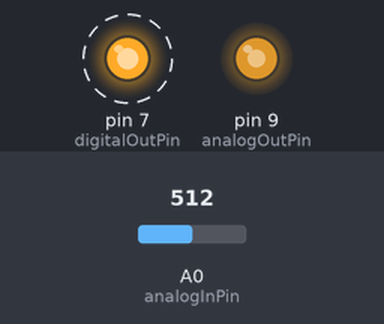
The sketch below on a simulated Arduino Uno, built with avr-gcc and run on an emulated ATmega328P. Parts: output pins drawn as LEDs (lit = HIGH). Dashed ring = blinking. Inputs (shaded band) come from the test bench; at power-on: A0 (analogInPin) = 512. What the sketch prints to the serial monitor is not drawn.

Above: at 1.2 s.
1.3 s: A0 (analogInPin) set to 608
At 2.1 s:
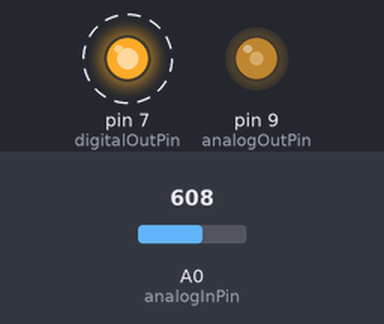
At 2.8 s:
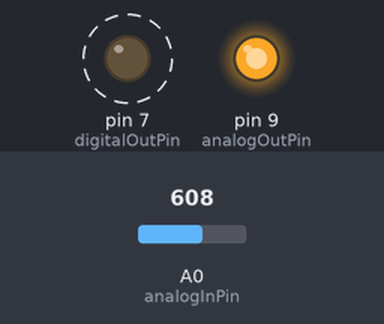
4.3 s: A0 (analogInPin) set to 630
7.3 s: A0 (analogInPin) set to 760
10.3 s: A0 (analogInPin) set to 768
At 11.4 s:
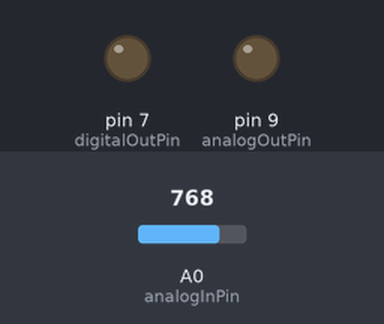
13.3 s: A0 (analogInPin) set to 511
At 14.3 s:
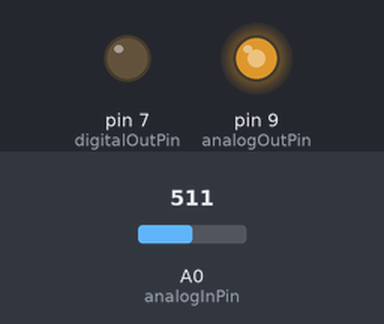
14.8 s: A0 (analogInPin) set to 306
Timing chart, 0 to 18.8 s (numbered marks = the images above; inputs shaded):
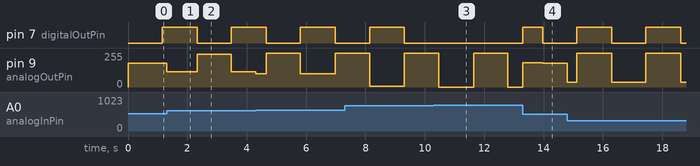

Measured:
- the behaviour switches between 767 and 768 on A0 (analogInPin) (found by bisection; images 2 and 3)
- after the input at 1.3 s, pin 9 (analogOutPin): 180/255 → 114/255 at once, → 246/255 1.0 s later, → 114/255 1.2 s later
- after the input at 10.3 s, pin 7 (digitalOutPin): stays LOW (without the input it goes to HIGH after 0.16 s)
- after the input at 13.3 s, pin 7 (digitalOutPin): LOW → HIGH at once, → LOW 0.67 s later; pin 9 (analogOutPin): 0/255 → 182/255 at once, → 178/255 0.67 s later

The sketch:

MAE106_Arduino.ino
```cpp
/*
  Arduino control of a motor

 Reads motor position from analog input, compares this to a desired value and computes a control law
 Outputs the control signal through PWM along with a separate digital channel that gives the direction of movement

 The circuit:
 * potentiometer connected to analog pin 0.
   Center pin of the potentiometer goes to the analog pin.
   side pins of the potentiometer go to +5V and ground
 * "P" channel on motor driver connected to digital pin 9
 * "D" channel on motor driver connected to digital pin 7

 created 26 April 2013
 by UCI

 */

// These constants won't change.  They're used to give names
// to the pins used:
const int analogInPin = A0;  // Analog input pin that the potentiometer is attached to
const int analogOutPin = 9; // Analog output pin that the "P" channel is attached to (PWM Signal)
const int digitalOutPin = 7; // Digital output pin that the "D" channel is attached to (controls motor Direction)

// PID Gains
const int PGain = 2;
const int DGain = 50;
const int IGain = 0.05;

// Input and Output Variables
int sensorValue = 0;        // value read from the pot
int outputValue = 0;        // value output to the PWM (analog out)

// Variables needed for Control Law
double potAngle = 0;			// value in degrees
double prevPotAngle = 0;		// previous value read from pot
double desiredPosition = 90;		// desired position (in degrees) we want the motor to go to
double error = 0;				// current error
double motorVelocity = 0;		// first derivative of motorPosition
double errorIntegral = 0;		// used in PID control law
double controlSignal = 0;		// control signal sent to the motor

// Time keeping variables
int count = 0;				// keeps track of time (for switching desired position)
int dt = 1;					// time it takes to execute one loop (in ms)


void setup() {
  // initialize serial communications at 9600 bps:
  Serial.begin(115200); 		// This allows us to write values to the Serial Monitor
  pinMode(digitalOutPin, OUTPUT);	// sets the "D" channel pin to an output
}

void loop() {
  // read the analog in value:
  sensorValue = analogRead(analogInPin);  // Read as an integer b/w 0 and 1023 (10-bit resolution)

  // First save the previous value
  prevPotAngle = potAngle;
  // then save the new value, mapping it to a value in degrees:
  potAngle = map(sensorValue, 0, 1023, 0, 360);

  // use it to compute error and motor speed
  error = potAngle - desiredPosition;
  motorVelocity = (potAngle - prevPotAngle)/(dt); // (in deg/ms)
  errorIntegral = errorIntegral + error*(dt/1000);

  // Calculate the motor control signal using a PID control law
  controlSignal = -1*PGain*error - DGain*motorVelocity - IGain*errorIntegral;

   // tell the motor which way to spin
  if (controlSignal <= 0) {
	digitalWrite(digitalOutPin, LOW);
  } else {
	digitalWrite(digitalOutPin, HIGH);
  }

  // map it to the range of the analog out:
  controlSignal = abs(controlSignal);  // can only ouptut positive values
  outputValue = constrain(controlSignal, 0, 255);  // 8-bit resolution

  // change the analog out value:
  analogWrite(analogOutPin, outputValue);


  //print the results to the serial monitor: (UNCOMMENT TO DISPLAY)
  //Serial.print("Desired Position = " );
  Serial.print(desiredPosition);
  //Serial.print("\t Actual Position = ");
  Serial.print("\t       ");
  Serial.println(potAngle);

  // wait 2 milliseconds before the next loop
  // for the analog-to-digital converter to settle
  // after the last reading:
  delay(dt);
  count = count + dt;		// increment the counter
  if (count >= 500) {		// every 500 ms, change the desired position of the motor (simulates a square wave input)
	count = 0;
	if (desiredPosition == 90) {
		desiredPosition = 270;
	} else {
		desiredPosition = 90;
	}
  }
}
```
